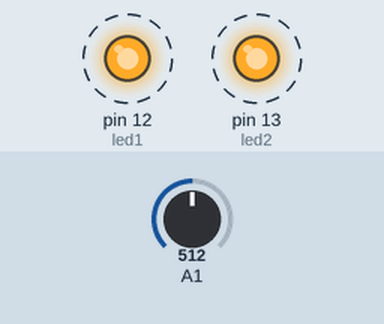
Recording of a sketch running on a simulated Arduino Uno, built with avr-gcc and run on an emulated ATmega328P. Shown: output pins drawn as LEDs (lit = HIGH). Dashed ring = blinking. Inputs (shaded band) come from the test bench; at power-on: A1 = 512. What the sketch prints to the serial monitor is not drawn.

Above: at 0.5 s.
Timing chart, 0 to 4.6 s (numbered marks = the images above):
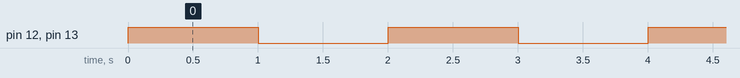

The sketch:

Clignotant.ino
```cpp
int led1 = 12;//This is the PIN the LED is controlled from
int led2 = 13;
int onTime = 1000;
int offTime = 1000;
//the stup routine runs once when you press reset, or power up the Arduino
void setup()
{
  pinMode(led1, OUTPUT); //Initialize the digital pin as an output.
  pinMode(led2, OUTPUT);
  Serial.begin(9600);
}
//this loop routine runs over and over again forever:
void loop()
{
  int mesure;
  double valeurUtile;
  mesure=analogRead (15);
  valeurUtile=(4.93/1023)*mesure;
  Serial.println(valeurUtile);
  digitalWrite(led1, HIGH); //turn the LED on (HIGH is the voltage level)
  digitalWrite(led2, HIGH);
  delay(onTime); //wait for a second
  digitalWrite(led1, LOW); //turn the LED off by making the voltage LOW
  digitalWrite(led2, LOW);
  delay(offTime); //wait for a second
}
```

Measured:
- by itself, pin 12 (led1), pin 13 (led2): alternates HIGH for 1.0 s and LOW for 1.0 s
